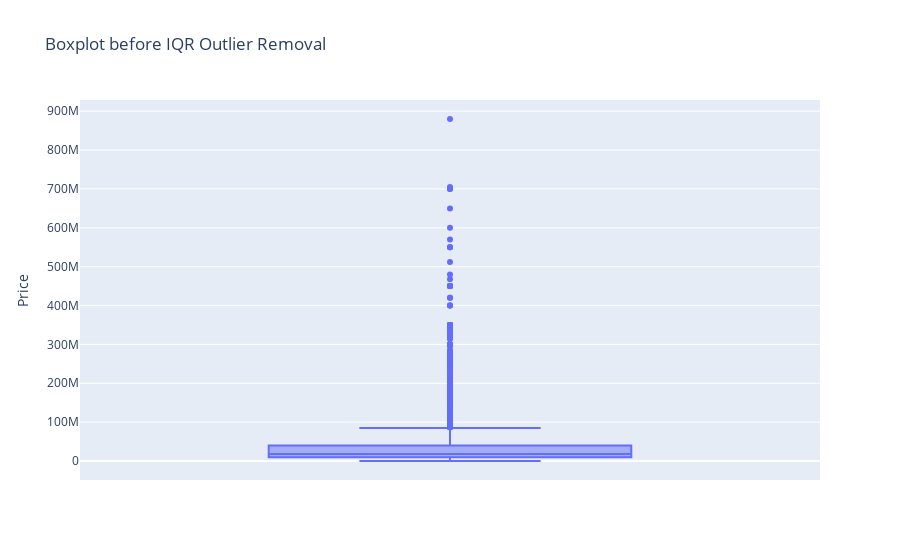

Notebook source saved alongside this figure:
### Code cell
px.box(data_frame=final_df, y='Price', title='Boxplot before IQR Outlier Removal')

### Figure 1 — Plotly figure (JSON) as saved in the notebook; plotly's stock layout.template omitted (floating-point values rounded to 4 significant figures; data arrays with more than 128 entries replaced by an {"elided": "..."} marker saying what was removed)
{"data": [{"alignmentgroup": "True", "hovertemplate": "Price=%{y}<extra></extra>", "legendgroup": "", "marker": {"color": "#636efa"}, "name": "", "notched": false, "offsetgroup": "", "orientation": "v", "showlegend": false, "type": "box", "x0": " ", "xaxis": "x", "y": {"elided": "6233 int values"}, "y0": " ", "yaxis": "y"}], "layout": {"boxmode": "group", "legend": {"tracegroupgap": 0}, "title": {"text": "Boxplot before IQR Outlier Removal"}, "xaxis": {"anchor": "y", "domain": [0, 1]}, "yaxis": {"anchor": "x", "domain": [0, 1], "title": {"text": "Price"}}}}
